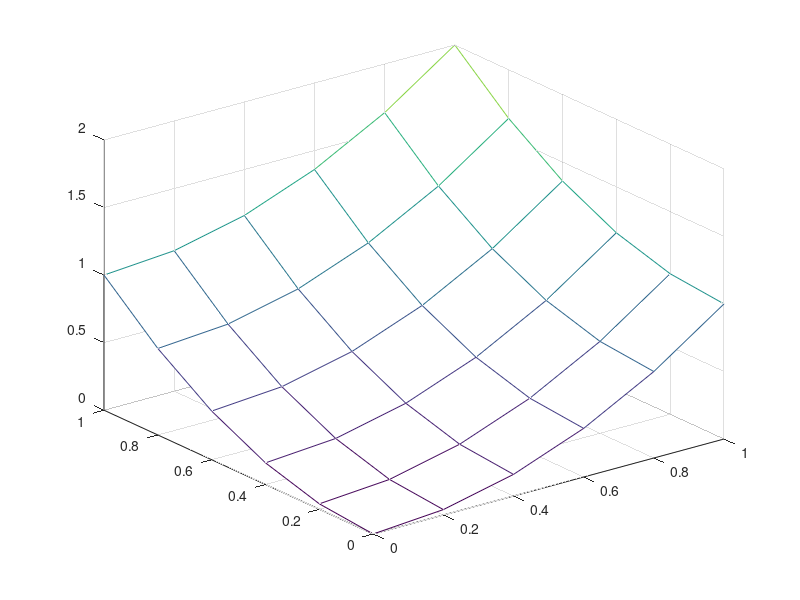
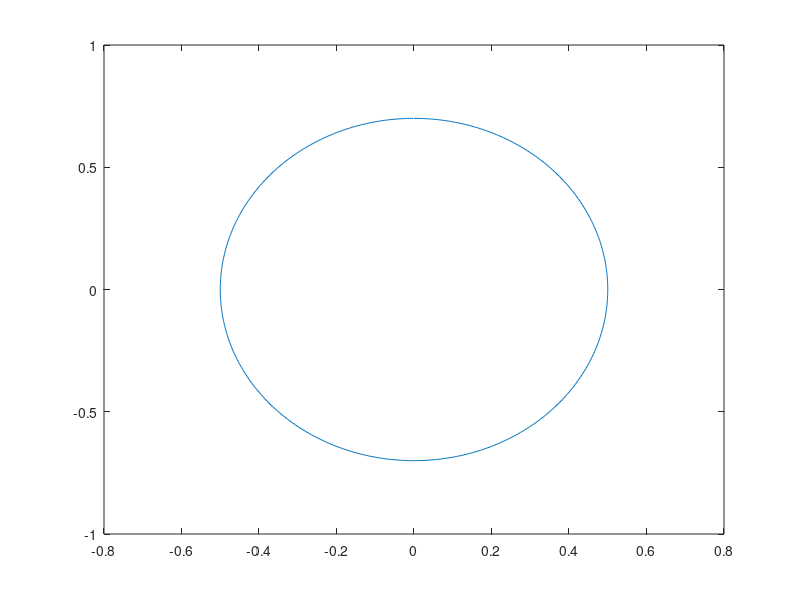

MATLAB code to generate these figures, in order:
figure(01);
[X,Y]=meshgrid(0:0.2:1, 0:0.2:1);
Z=X.^2+Y.^2;
mesh(X,Y,Z);
figure(02);


t=0:0.01:2*pi;
x=0.5*sin(t);
y=0.7*cos(t);
plot(x,y);
